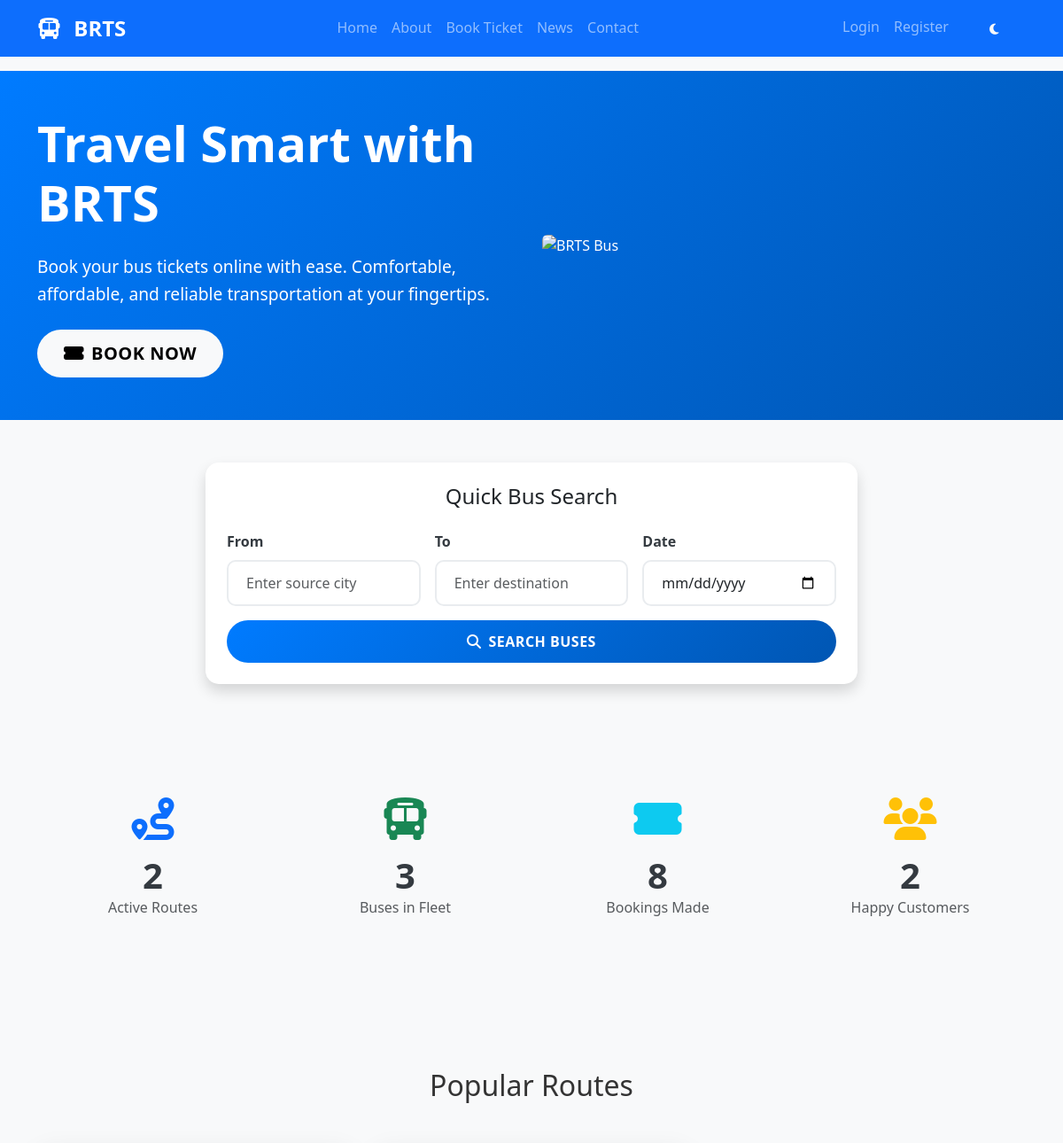
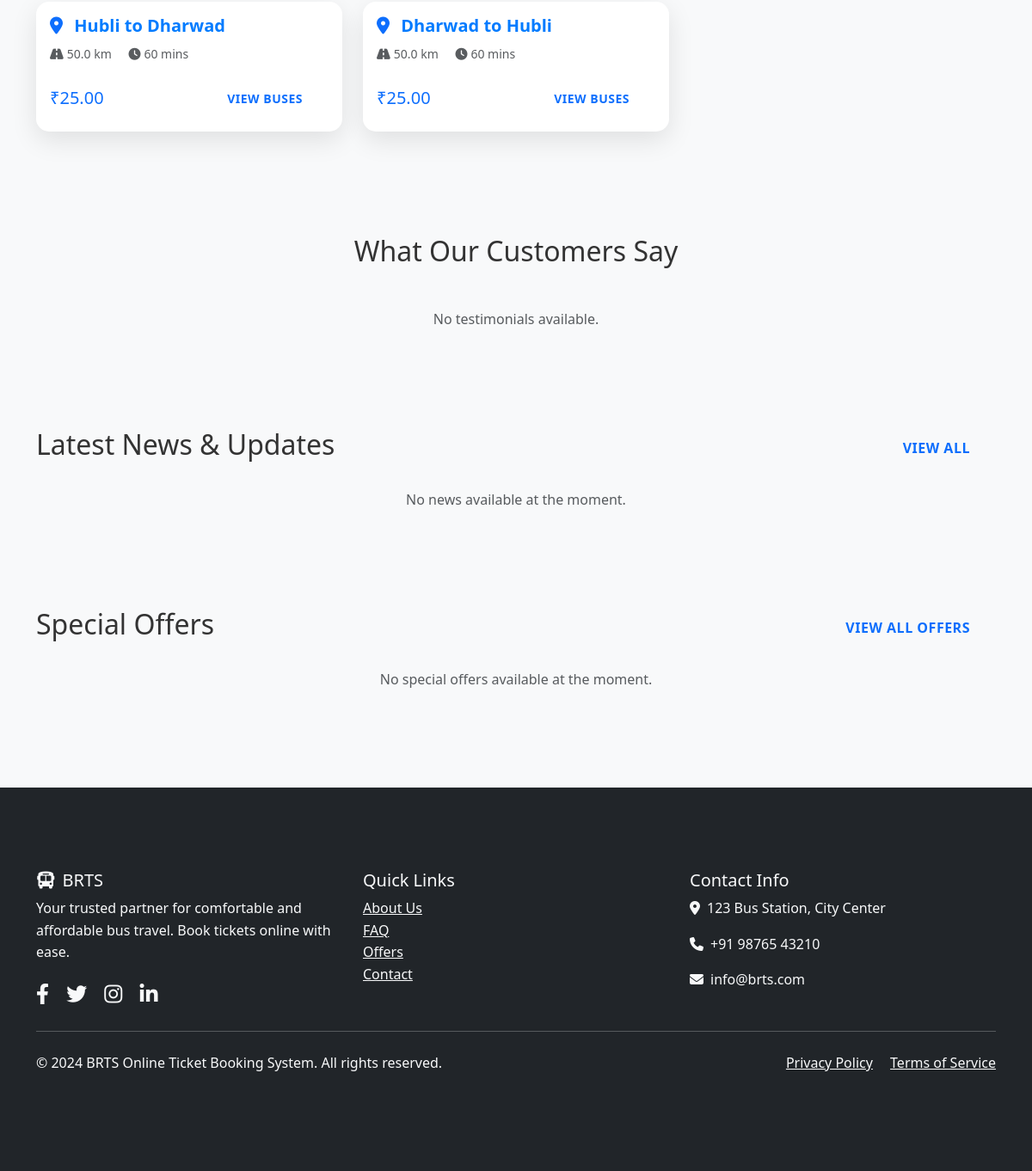
The page / on the database its author committed (2 pictures, top to bottom).
### bus_management/models.py (models this page shows, shortened)
class Route(models.Model):
    name = models.CharField(max_length=100)
    source = models.CharField(max_length=100)
    destination = models.CharField(max_length=100)
    distance = models.FloatField(help_text="Distance in kilometers")
    estimated_time = models.IntegerField(help_text="Estimated travel time in minutes")
    base_fare = models.DecimalField(max_digits=10, decimal_places=2)
    is_active = models.BooleanField(default=True)
    class Meta:
        verbose_name = "Route"
        verbose_name_plural = "Routes"

### core/views.py (the view)
# urls.py: path('', views.home_view, name='home'),
def home_view(request):
    if request.user.is_authenticated and request.user.is_staff:
        return redirect('bus_management:admin_dashboard')
    popular_routes = Route.objects.filter(is_active=True).annotate(
        booking_count=Count('bookings')
    ).order_by('-booking_count')[:6]
    testimonials = Testimonial.objects.filter(is_approved=True).order_by('-created_at')[:3]
    latest_news = News.objects.filter(is_published=True).order_by('-created_at')[:3]
    active_offers = Offer.objects.filter(is_active=True).order_by('-created_at')[:3]
    total_routes = Route.objects.filter(is_active=True).count()
    total_buses = Bus.objects.filter(status='active').count()
    total_bookings = Booking.objects.filter(booking_status='confirmed').count()
    total_users = User.objects.filter(is_active=True).count()
    context = {
        'popular_routes': popular_routes,
        'testimonials': testimonials,
        'latest_news': latest_news,
        'active_offers': active_offers,
        'total_routes': total_routes,
        'total_buses': total_buses,
        'total_bookings': total_bookings,
        'total_users': total_users,
    }
    return render(request, 'core/home.html', context)

### templates/core/home.html (shortened to what this page needs)
{% extends 'base.html' %}
{% block content %}
<section class="hero-section bg-primary text-white py-5">
    <div class="container">
        <div class="row align-items-center">
            <div class="col-lg-6">
                <h1 class="display-4 fw-bold mb-4">Travel Smart with BRTS</h1>
                <p class="lead mb-4">Book your bus tickets online with ease. Comfortable, affordable, and reliable transportation at your fingertips.</p>
                <a href="{% url 'booking:search_bus' %}" class="btn btn-light btn-lg">
                    <i class="fas fa-ticket-alt me-2"></i>Book Now
                </a>
            </div>
            <div class="col-lg-6">
                <img src="https://blogger.googleusercontent.com/img/b/R29vZ2xl/AVvXsEgqHKqUN89NZydPlkH3DNQE0aXyY1X1INMkS5JAuTn4r2INNqsJeaVmCPrdzgW4ibo8gY3iudNkdMHfb-OB32VkBXATbVzDqlp97orzRUAMdu95I335ceGMu7XZSoOaKtqyQtwj/s1600/48197554677_e651a974d9_h.jpg" alt="BRTS Bus" class="img-fluid rounded">
            </div>
        </div>
    </div>
</section>
<section class="py-5 bg-light">
    <div class="container">
        <div class="row">
            <div class="col-lg-8 mx-auto">
                <div class="card shadow">
                    <div class="card-body p-4">
                        <h4 class="text-center mb-4">Quick Bus Search</h4>
                        <form id="quickSearchForm">
                            <div class="row g-3">
                                <div class="col-md-4">
                                    <label class="form-label">From</label>
                                    <input type="text" class="form-control" id="source" placeholder="Enter source city" required>
                                </div>
                                <div class="col-md-4">
                                    <label class="form-label">To</label>
                                    <input type="text" class="form-control" id="destination" placeholder="Enter destination" required>
                                </div>
                                <div class="col-md-4">
                                    <label class="form-label">Date</label>
                                    <input type="date" class="form-control" id="travelDate" required>
                                </div>
                                <div class="col-12">
                                    <button type="submit" class="btn btn-primary w-100">
                                        <i class="fas fa-search me-2"></i>Search Buses
                                    </button>
                                </div>
                            </div>
                        </form>
                    </div>
                </div>
            </div>
        </div>
    </div>
</section>
<section class="py-5">
    <div class="container">
        <div class="row text-center">
            <div class="col-md-3 mb-4">
                <div class="stat-card">
                    <i class="fas fa-route fa-3x text-primary mb-3"></i>
                    <h3>{{ total_routes }}</h3>
                    <p class="text-muted">Active Routes</p>
                </div>
            </div>
            <div class="col-md-3 mb-4">
                <div class="stat-card">
                    <i class="fas fa-bus fa-3x text-success mb-3"></i>
                    <h3>{{ total_buses }}</h3>
                    <p class="text-muted">Buses in Fleet</p>
                </div>
            </div>
            <div class="col-md-3 mb-4">
                <div class="stat-card">
                    <i class="fas fa-ticket-alt fa-3x text-info mb-3"></i>
                    <h3>{{ total_bookings }}</h3>
                    <p class="text-muted">Bookings Made</p>
                </div>
            </div>
            <div class="col-md-3 mb-4">
                <div class="stat-card">
                    <i class="fas fa-users fa-3x text-warning mb-3"></i>
                    <h3>{{ total_users }}</h3>
                    <p class="text-muted">Happy Customers</p>
                </div>
            </div>
        </div>
    </div>
</section>
<section class="py-5 bg-light">
    <div class="container">
        <h2 class="text-center mb-5">Popular Routes</h2>
        <div class="row">
            {% for route in popular_routes %}
            <div class="col-md-4 mb-4">
                <div class="card route-card h-100">
                    <div class="card-body">
                        <h5 class="card-title">
                            <i class="fas fa-map-marker-alt text-primary me-2"></i>
                            {{ route.source }} to {{ route.destination }}
                        </h5>
                        <p class="card-text">
                            <small class="text-muted">
                                <i class="fas fa-road me-1"></i>{{ route.distance }} km
                                <i class="fas fa-clock ms-3 me-1"></i>{{ route.estimated_time }} mins
                            </small>
                        </p>
                        <div class="d-flex justify-content-between align-items-center">
                            <span class="h5 text-primary mb-0">₹{{ route.base_fare }}</span>
                            <a href="{% url 'booking:search_bus' %}?source={{ route.source }}&destination={{ route.destination }}" class="btn btn-sm btn-outline-primary">
                                View Buses
                            </a>
                        </div>
                    </div>
                </div>
            </div>
            {% empty %}
            <div class="col-12 text-center">
                <p class="text-muted">No routes available at the moment.</p>
            </div>
            {% endfor %}
        </div>
    </div>
</section>
<section class="py-5">
    <div class="container">
        <h2 class="text-center mb-5">What Our Customers Say</h2>
        <div class="row">
            {% for testimonial in testimonials %}
            <div class="col-md-4 mb-4">
                <div class="card testimonial-card h-100">
                    <div class="card-body">
                        <div class="mb-3">
                            <i class="fas fa-star text-warning"></i>
                            <i class="fas fa-star text-warning"></i>
                            <i class="fas fa-star text-warning"></i>
                            <i class="fas fa-star text-warning"></i>
                            <i class="fas fa-star text-warning"></i>
                        </div>
                        <p class="card-text">"{{ testimonial.message }}"</p>
                        <footer class="blockquote-footer">
                            <strong>{{ testimonial.name }}</strong>
                        </footer>
                    </div>
                </div>
            </div>
            {% empty %}
            <div class="col-12 text-center">
                <p class="text-muted">No testimonials available.</p>
            </div>
            {% endfor %}
        </div>
    </div>
</section>
<section class="py-5 bg-light">
    <div class="container">
        <div class="row justify-content-between align-items-center mb-4">
            <div class="col">
                <h2>Latest News & Updates</h2>
            </div>
            <div class="col-auto">
                <a href="{% url 'core:news' %}" class="btn btn-outline-primary">View All</a>
            </div>
        </div>
        <div class="row">
            {% for news in latest_news %}
            <div class="col-md-4 mb-4">
                <div class="card news-card h-100">
                    {% if news.image %}
                        <img src="{{ news.image.url }}" class="card-img-top" alt="{{ news.title }}">
                    {% else %}
                        <img src="https://via.placeholder.com/400x200" class="card-img-top" alt="{{ news.title }}">
                    {% endif %}
                    <div class="card-body">
                        <h5 class="card-title">{{ news.title }}</h5>
                        <p class="card-text">{{ news.content|truncatewords:20 }}</p>
                        <a href="{% url 'core:news_detail' news.id %}" class="btn btn-sm btn-primary">Read More</a>
                    </div>
                </div>
            </div>
            {% empty %}
            <div class="col-12 text-center">
                <p class="text-muted">No news available at the moment.</p>
            </div>
            {% endfor %}
        </div>
    </div>
</section>
<section class="py-5">
    <div class="container">
        <div class="row justify-content-between align-items-center mb-4">
            <div class="col">
                <h2>Special Offers</h2>
            </div>
            <div class="col-auto">
                <a href="{% url 'core:offers' %}" class="btn btn-outline-primary">View All Offers</a>
            </div>
        </div>
        <div class="row">
            {% for offer in active_offers %}
            <div class="col-md-4 mb-4">
                <div class="card offer-card h-100 border-success">
                    <div class="card-body">
                        <div class="d-flex justify-content-between align-items-start mb-3">
                            <h5 class="card-title text-success">{{ offer.title }}</h5>
                            <span class="badge bg-success">{{ offer.discount_percentage }}% OFF</span>
                        </div>
                        <p class="card-text">{{ offer.description|truncatewords:15 }}</p>
                        <div class="d-flex justify-content-between align-items-center">
                            <small class="text-muted">
                                <i class="fas fa-calendar me-1"></i>
                                Valid till {{ offer.end_date }}
                            </small>
                            <span class="badge bg-light text-dark">{{ offer.promo_code }}</span>
                        </div>
                    </div>
                </div>
            </div>
            {% empty %}
            <div class="col-12 text-center">
                <p class="text-muted">No special offers available at the moment.</p>
            </div>
            {% endfor %}
        </div>
    </div>
</section>
{% endblock %}

### static/css/style.css (style rules this page uses)
:root { --primary-color: #007bff; --secondary-color: #6c757d; --success-color: #28a745; --danger-color: #dc3545; --warning-color: #ffc107; --info-color: #17a2b8; --light-color: #f8f9fa; --dark-color: #343a40; --primary-gradient: linear-gradient(135deg, #007bff 0%, #0056b3 100%); --success-gradient: linear-gradient(135deg, #28a745 0%, #20c997 100%); --danger-gradient: linear-gradient(135deg, #dc3545 0%, #c82333 100%); }
body { font-family: 'Segoe UI', Tahoma, Geneva, Verdana, sans-serif; background-color: #f8f9fa; color: #333; line-height: 1.6; }
.hero-section { background: var(--primary-gradient); color: white; padding: 80px 0; margin-bottom: 0; }
.hero-section h1 { font-weight: 700; margin-bottom: 1.5rem; animation: fadeInUp 1s ease-out; }
.hero-section .lead { font-size: 1.2rem; animation: fadeInUp 1s ease-out 0.2s; }
.card { border: none; border-radius: 15px; box-shadow: 0 10px 30px rgba(0, 0, 0, 0.1); transition: all 0.3s ease; overflow: hidden; }
.btn { border-radius: 50px; font-weight: 600; padding: 12px 30px; transition: all 0.3s ease; border: none; text-transform: uppercase; letter-spacing: 0.5px; }
.btn-primary { background: var(--primary-gradient); }
.form-control { border-radius: 10px; border: 2px solid #e9ecef; padding: 12px 20px; transition: all 0.3s ease; }
.form-label { font-weight: 600; color: var(--dark-color); margin-bottom: 0.5rem; }
.stat-card { text-align: center; padding: 2rem; transition: all 0.3s ease; }
.stat-card i { font-size: 3rem; margin-bottom: 1rem; color: var(--primary-color); }
.stat-card h3 { font-size: 2.5rem; font-weight: 700; color: var(--dark-color); margin: 0; }
.stat-card p { color: var(--secondary-color); font-weight: 500; }
.route-card { transition: all 0.3s ease; cursor: pointer; }
.route-card .card-title { color: var(--primary-color); font-weight: 600; }

### rows shown on the page
Route: source "Hubli", destination "Dharwad", distance "50.0", estimated_time "60", base_fare "25.00"
Route: source "Dharwad", destination "Hubli", distance "50.0", estimated_time "60", base_fare "25.00"

### other values the page prints
{{ total_routes }} "2"
{{ total_buses }} "3"
{{ total_bookings }} "8"
{{ total_users }} "2"
